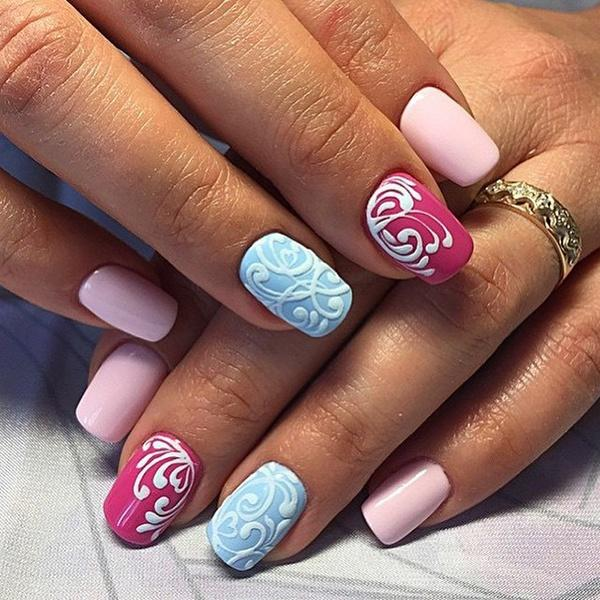
#> input picture I/1.jpg, 600 x 600 px; its folder holds only this picture in this run
$ python example_color.py
#> lines starting #> are read from the running program, lines starting #| are printed output that depends on the picture; after the words box and inside, x2 and y2 are one past the last pixel; in counts of white or black regions, pixels touching at a corner belong together
import glob
import numpy as np
import cv2
import os
from PIL import Image

for infile in glob.glob("I/*"):
    file, ext = os.path.splitext(infile)
    im = Image.open(infile)
#> im is the input picture: PIL image 600x600 RGB; mean R, G, B 154.7, 115.2, 105.7
    im.load()
    data = np.asarray(im)

# define the list of boundaries
    boundaries = [
        ([141,85,36], [255,224,189])] #: a list of lower limits and a list of upper limits.

    # loop over the boundaries
    for (lower, upper) in boundaries:
        # create NumPy arrays from the boundaries
        lower = np.array(lower, dtype="uint8")
        upper = np.array(upper, dtype="uint8")

        # find the colors within the specified boundaries and apply
        # the mask
        mask = cv2.inRange(data, lower, upper)
        output = cv2.bitwise_and(data, data, mask=mask)

        # show the images
        #cv2.imshow("images", np.hstack([data, output]))
        im = Image.fromarray(output, "RGB")
        im.show()
#> this loop made 1 pass
#> pass 1, `mask = cv2.inRange(data, lower, upper)`:
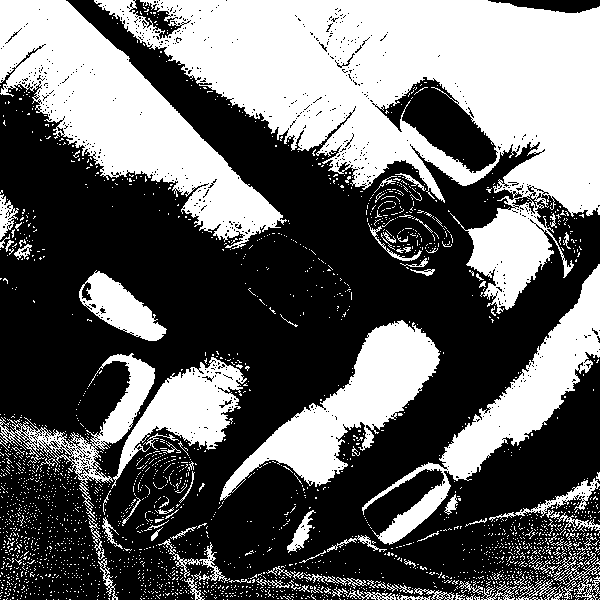
#> mask: shape (600, 600); 40.2% white; 2476 white regions (2381 under 20 px), largest, box (x1, y1, x2, y2) and area: (94, 0, 600, 314) 67619, (0, 0, 287, 249) 25611, (220, 320, 440, 501) 12425
#> pass 1, `output = cv2.bitwise_and(data, data, mask=mask)`:
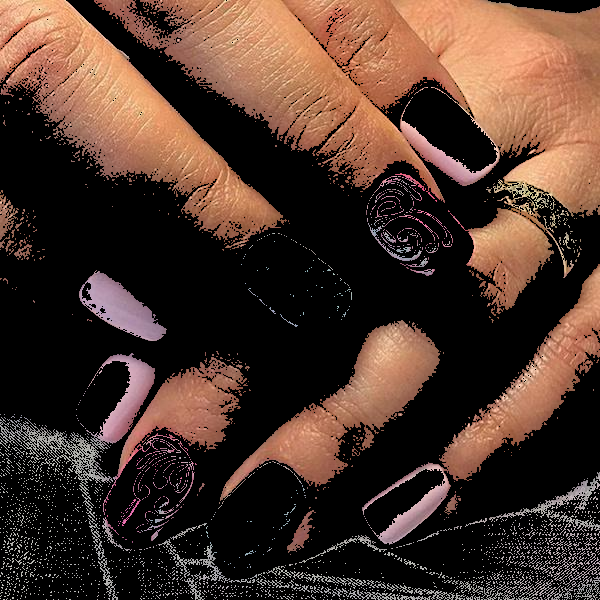
#> output: shape (600, 600, 3); mean R, G, B 76.6, 53.7, 43.3

$ run again, on I/13.jpg
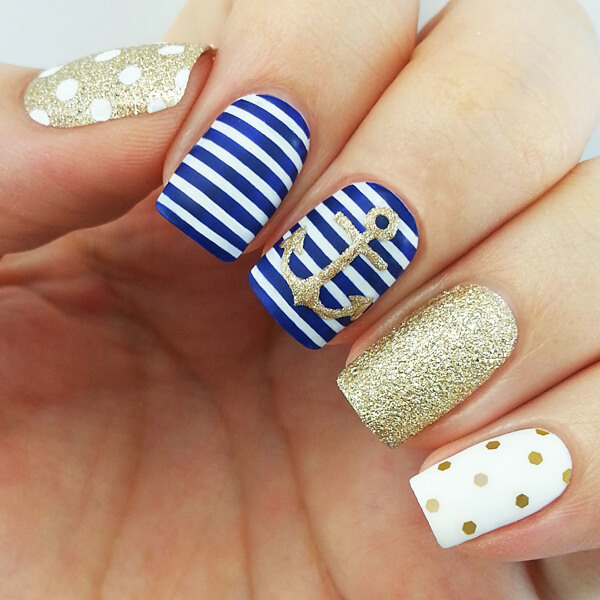
#> input picture I/13.jpg, 600 x 600 px
#> im is the input picture: PIL image 600x600 RGB; mean R, G, B 179.7, 146.8, 127.5
#> the loop `for (lower, upper) in boundaries:` made 1 pass
#> pass 1, `mask = cv2.inRange(data, lower, upper)`:
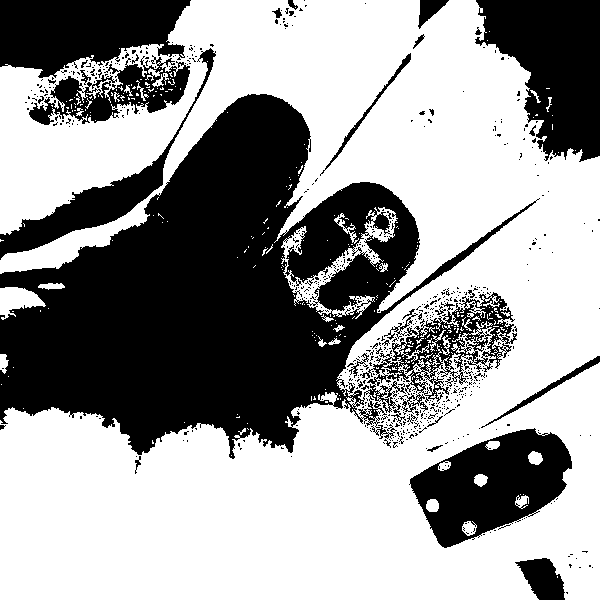
#> mask: shape (600, 600); 60.5% white; 646 black regions (613 under 20 px), largest, box (x1, y1, x2, y2) and area: (0, 94, 540, 459) 91213, (475, 0, 600, 162) 13165, (409, 428, 572, 548) 11068
#> pass 1, `output = cv2.bitwise_and(data, data, mask=mask)`:
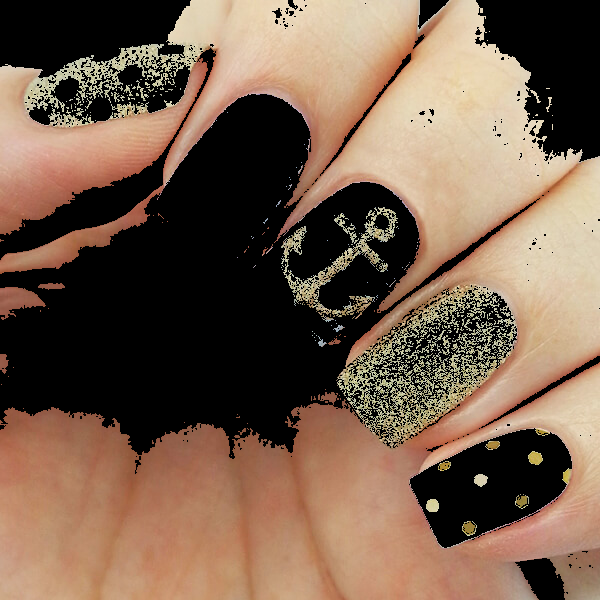
#> output: shape (600, 600, 3); mean R, G, B 118.4, 94.4, 76.4

$ run again, on I/14.jpg
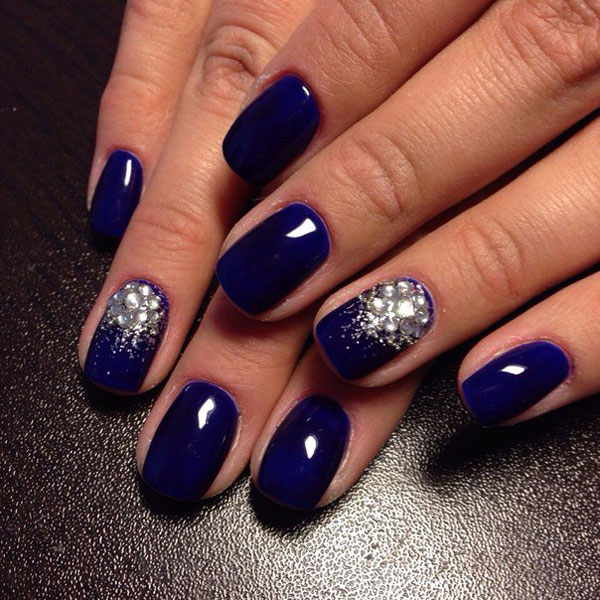
#> input picture I/14.jpg, 600 x 600 px
#> im is the input picture: PIL image 600x600 RGB; mean R, G, B 114, 76, 72.7
#> the loop `for (lower, upper) in boundaries:` made 1 pass
#> pass 1, `mask = cv2.inRange(data, lower, upper)`:
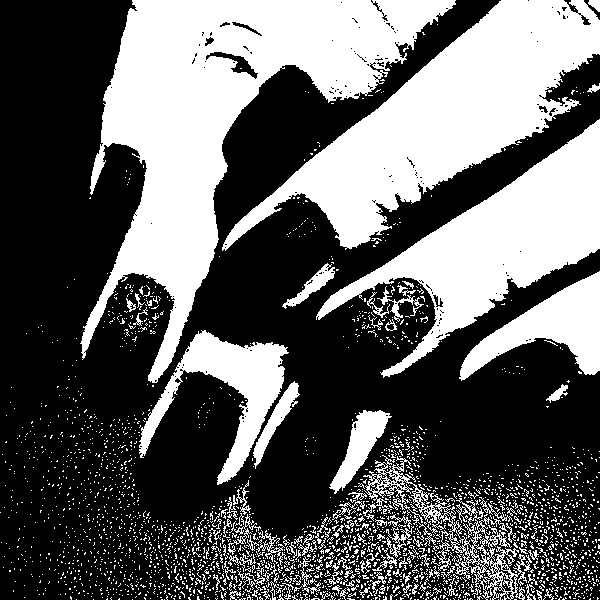
#> mask: shape (600, 600); 38.7% white; 2632 white regions (2509 under 20 px), largest, box (x1, y1, x2, y2) and area: (80, 0, 456, 383) 46679, (222, 0, 600, 251) 34345, (316, 119, 600, 378) 22533
#> pass 1, `output = cv2.bitwise_and(data, data, mask=mask)`:
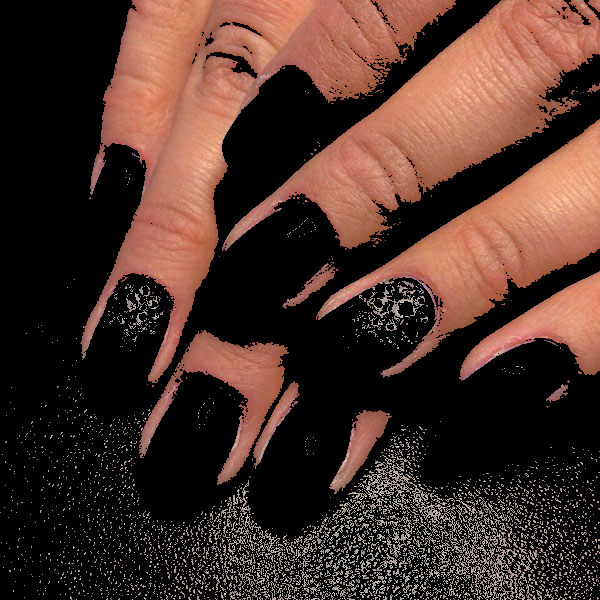
#> output: shape (600, 600, 3); mean R, G, B 73.5, 48.6, 40.5

$ run again, on I/15.jpg
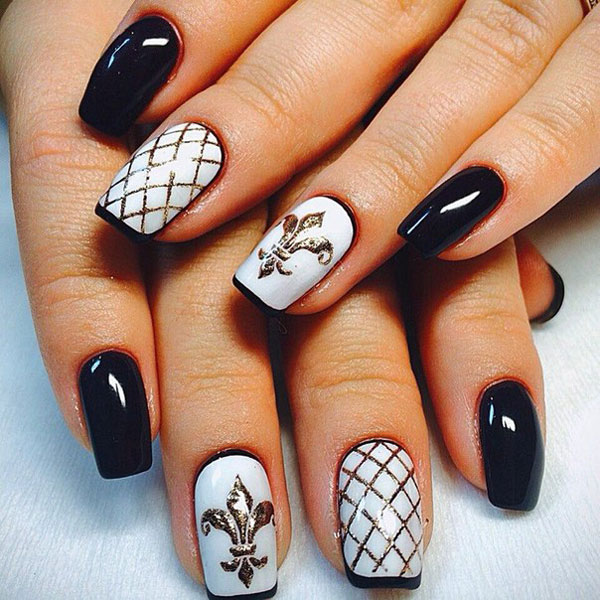
#> input picture I/15.jpg, 600 x 600 px
#> im is the input picture: PIL image 600x600 RGB; mean R, G, B 171.6, 139.4, 123.2
#> the loop `for (lower, upper) in boundaries:` made 1 pass
#> pass 1, `mask = cv2.inRange(data, lower, upper)`:
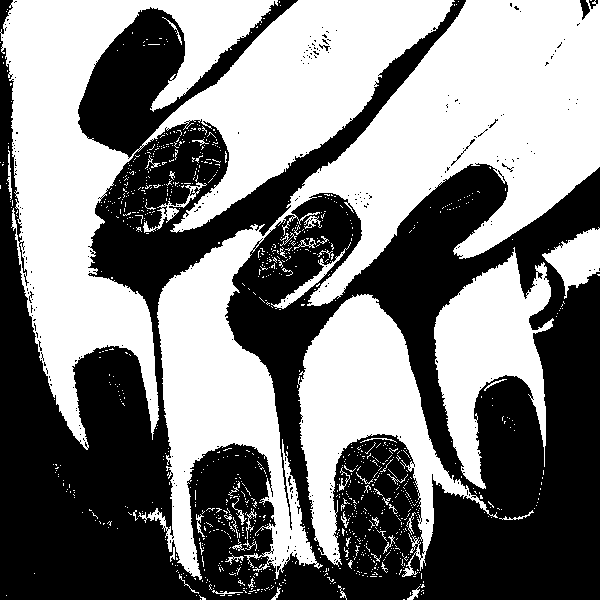
#> mask: shape (600, 600); 50.4% white; 269 black regions (260 under 20 px), largest, box (x1, y1, x2, y2) and area: (0, 0, 600, 600) 177557, (580, 0, 590, 20) 111, (451, 139, 475, 166) 52
#> pass 1, `output = cv2.bitwise_and(data, data, mask=mask)`:
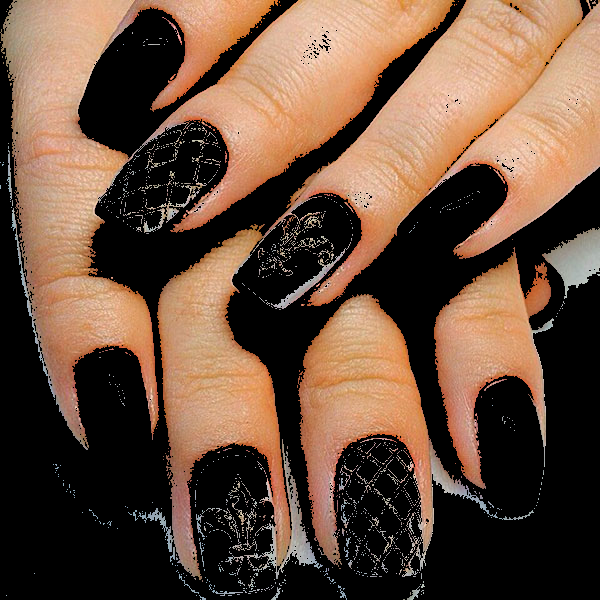
#> output: shape (600, 600, 3); mean R, G, B 104.3, 77.6, 59.9

$ run again, on I/10.jpg
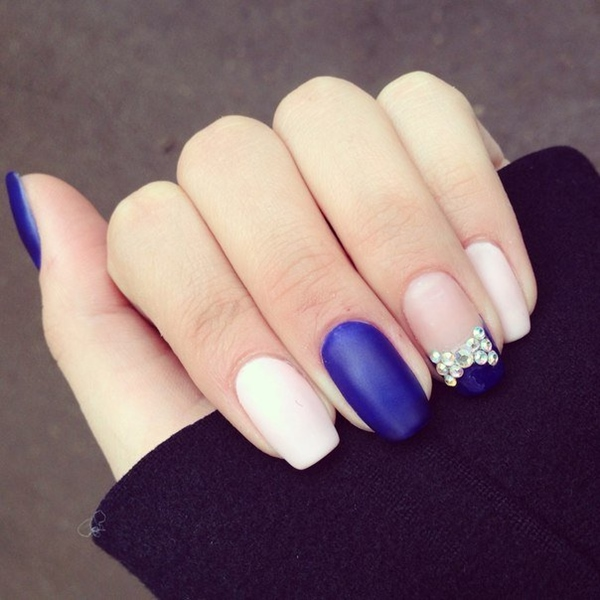
#> input picture I/10.jpg, 600 x 600 px
#> im is the input picture: PIL image 600x600 RGB; mean R, G, B 130.3, 107.4, 112.4
#> the loop `for (lower, upper) in boundaries:` made 1 pass
#> pass 1, `mask = cv2.inRange(data, lower, upper)`:
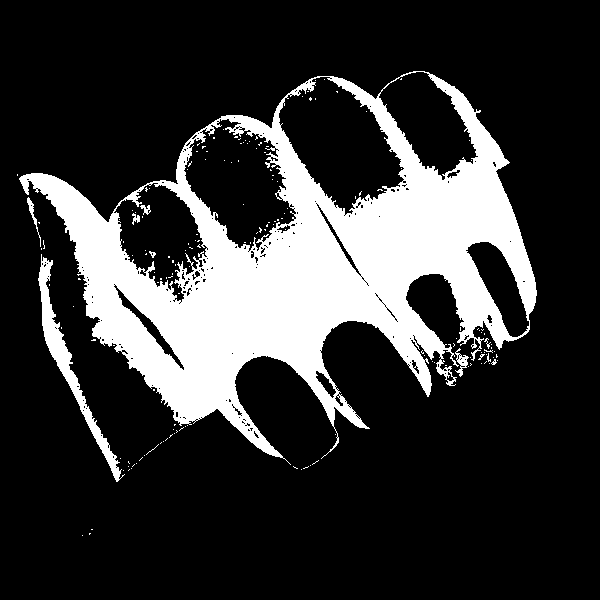
#> mask: shape (600, 600); 20.9% white; 168 white regions (160 under 20 px), largest, box (x1, y1, x2, y2) and area: (19, 71, 537, 465) 71946, (38, 254, 125, 482) 2490, (455, 348, 469, 377) 155
#> pass 1, `output = cv2.bitwise_and(data, data, mask=mask)`:
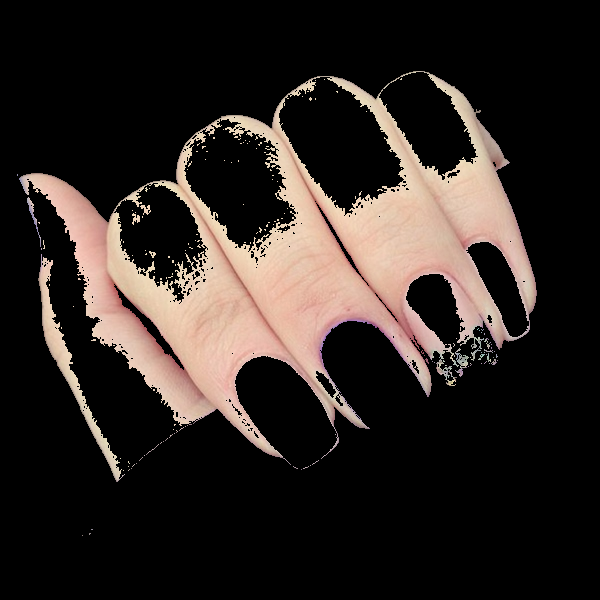
#> output: shape (600, 600, 3); mean R, G, B 46.3, 38.8, 34.9
